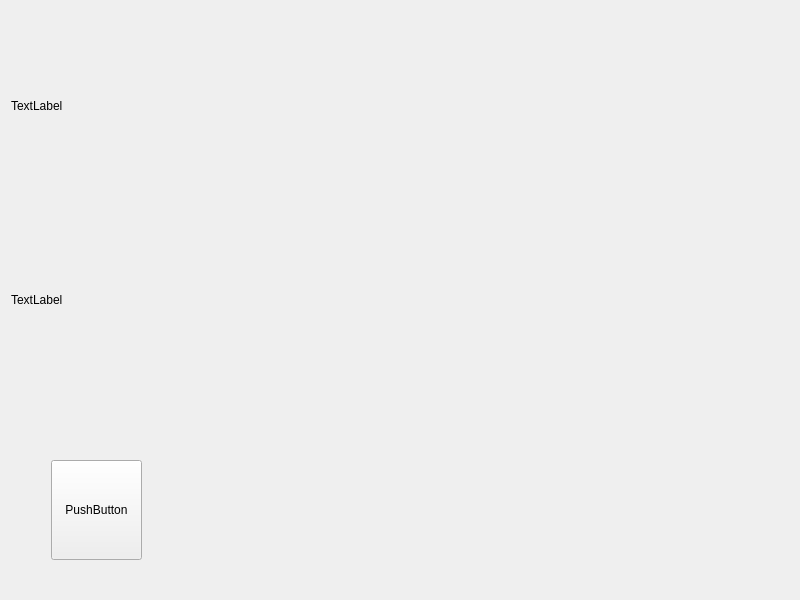
<?xml version="1.0" encoding="UTF-8"?>
<ui version="4.0">
 <class>Widget</class>
 <widget class="QWidget" name="Widget">
  <property name="geometry">
   <rect>
    <x>0</x>
    <y>0</y>
    <width>800</width>
    <height>600</height>
   </rect>
  </property>
  <property name="windowTitle">
   <string>Widget</string>
  </property>
  <layout class="QGridLayout" name="gridLayout">
   <item row="0" column="0">
    <widget class="QLabel" name="label_2">
     <property name="text">
      <string>TextLabel</string>
     </property>
    </widget>
   </item>
   <item row="1" column="0">
    <widget class="QLabel" name="label">
     <property name="text">
      <string>TextLabel</string>
     </property>
    </widget>
   </item>
   <item row="2" column="0">
    <widget class="QWidget" name="widget" native="true">
     <widget class="QPushButton" name="pushButton">
      <property name="geometry">
       <rect>
        <x>40</x>
        <y>60</y>
        <width>91</width>
        <height>100</height>
       </rect>
      </property>
      <property name="minimumSize">
       <size>
        <width>0</width>
        <height>100</height>
       </size>
      </property>
      <property name="text">
       <string>PushButton</string>
      </property>
     </widget>
    </widget>
   </item>
  </layout>
 </widget>
 <resources/>
 <connections/>
</ui>
